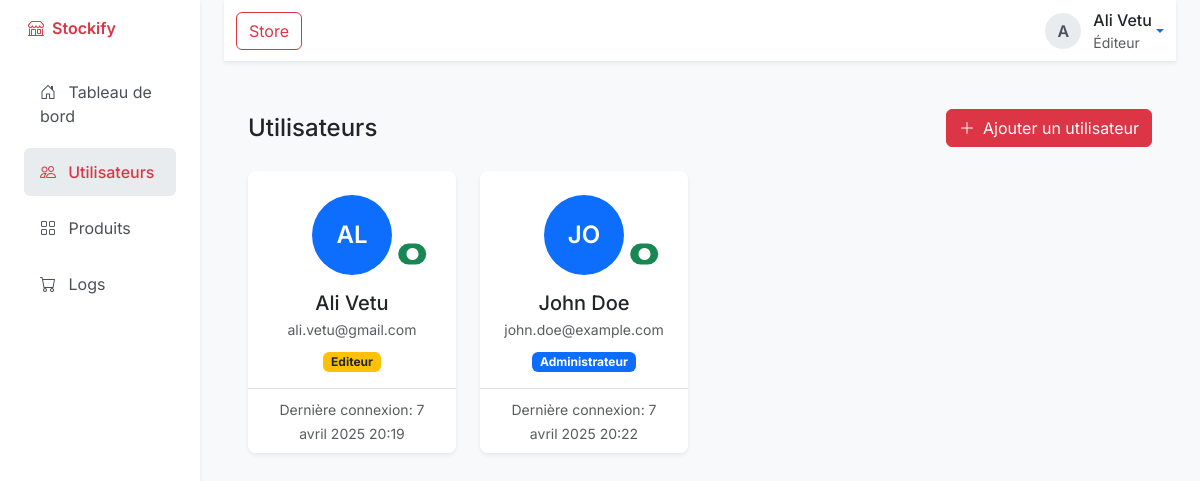
Screenshot of /accounts/ (signed in) with the database file from the repository.
### accounts/models.py (models this page shows, shortened)
class User(AbstractBaseUser, PermissionsMixin):
    ROLE_CHOICES = (
        ('admin', 'Administrateur'),
        ('editor', 'Éditeur'),
        ('viewer', 'Lecteur'),
    )
    email = models.EmailField(unique=True)
    fullname = models.CharField(max_length=30, blank=True)
    role = models.CharField(max_length=20, choices=ROLE_CHOICES, default='viewer')
    is_active = models.BooleanField(default=True)
    is_staff = models.BooleanField(default=False)
    objects = CustomUserManager()
    USERNAME_FIELD = "email"
    REQUIRED_FIELDS = ["fullname"]

### accounts/views.py (the view)
# urls.py: path('', AccountListView.as_view(), name='accounts'),
class AccountListView(ListView):
    model = User
    template_name = 'accounts/user_content.html'

### accounts/templates/accounts/user_content.html (shortened to what this page needs)
{% extends "layout.html" %}
{% block content %}
<div class="d-flex justify-content-between align-items-center mb-4">
    <h2 class="h4 mb-0">Utilisateurs</h2>
    <button type="button" class="btn btn-danger d-flex align-items-center" data-bs-toggle="modal" data-bs-target="#addUserModal">
        <i class="bi bi-plus-lg me-2"></i> Ajouter un utilisateur
    </button>
</div>
<div class="row g-4">
    {% for user in user_list %}
    <div class="col-12 col-md-6 col-lg-4 col-xl-3">
        <div class="card user-card h-100 position-relative">
            <div class="card-body text-center pt-4 pb-3">
                <div class="position-relative mb-3 mx-auto">
                    <div class="avatar-lg mx-auto bg-primary text-white">
                        {{ user.fullname|slice:":2"|upper }}
                    </div>
                    <span class="position-absolute bottom-0 end-0 translate-middle badge rounded-pill bg-success">
                        <i class="bi bi-circle-fill"></i>
                    </span>
                </div>
                <h5 class="card-title mb-1">{{ user.fullname }}</h5>
                <p class="text-muted small mb-2">{{ user.email }}</p>
                <span class="badge {% if user.role == 'admin' %}bg-primary{% elif user.role == 'editor'%}text-dark bg-warning{% else %}bg-success{% endif %}">
                     {% if user.role == 'admin' %}
                            Administrateur
                        {% elif user.role == 'editor' %}
                            Editeur
                        {% else %}
                            Lecteur
                        {% endif %}
                </span>
            </div>
            <div class="card-footer bg-white text-center">
                <small class="text-muted">Dernière connexion: {{ user.last_login }}</small>
            </div>
        </div>
    </div>
    {% endfor %}
</div>
{% endblock %}

### templates/layout.html (shortened to what this page needs)
<!DOCTYPE html>
<html lang="fr">
<head>
    <link href="https://cdn.jsdelivr.net/npm/bootstrap@5.3.2/dist/css/bootstrap.min.css" rel="stylesheet">
    <link rel="stylesheet" href="https://cdn.jsdelivr.net/npm/bootstrap-icons@1.11.1/font/bootstrap-icons.css">
</head>
<body>
    <div class="container-fluid">
        <div class="row">
           {% load static %}
<div class="col-md-3 col-lg-2 d-md-block sidebar collapse">
    <div class="position-sticky pt-3">
        <div class="d-flex text-danger mb-4 px-3">
            <a class="navbar-brand" href="{% url 'index' %}">
                <i class="bi bi-shop me-2"></i>Stockify
            </a>
            <button class="navbar-toggler" type="button" data-bs-toggle="collapse" data-bs-target="#navbarSupportedContent" aria-controls="navbarSupportedContent" aria-expanded="false" aria-label="Toggle navigation">
                <span class="navbar-toggler-icon"></span>
            </button>
        </div>
        <ul class="nav flex-column">
            <li class="nav-item">
                <a class="nav-link {% if request.resolver_match.url_name == '/' %}active{% endif %}" href="{% url 'index' %}">
                    <i class="bi bi-house-door"></i>
                    Tableau de bord
                </a>
            </li>
            <li class="nav-item">
                <a class="nav-link {% if request.resolver_match.url_name == 'accounts' %}active{% endif %}" href="{% url 'accounts' %}">
                    <i class="bi bi-people"></i>
                    Utilisateurs
                </a>
            </li>
            <li class="nav-item">
                <a class="nav-link {% if request.resolver_match.url_name == 'products' %}active{% endif %}" href="{% url 'products' %}">
                    <i class="bi bi-grid"></i>
                    Produits
                </a>
            </li>
            <li class="nav-item">
                <a class="nav-link {% if request.resolver_match.url_name == 'logs' %}active{% endif %}" href="{% url 'logs' %}">
                    <i class="bi bi-cart"></i>
                    Logs
                </a>
            </li>
        </ul>
    </div>
</div>
            <div class="col-md-9 ms-sm-auto col-lg-10 px-md-4">
                <nav class="navbar navbar-expand-lg navbar-light sticky-top mb-4">
    <div class="container-fluid d-flex justify-content-between align-items-center">
        <a href="{% url 'store:index' %}" class="btn btn-outline-danger me-2">Store</a>
        <div class="d-flex align-items-center ms-auto">
            {% if user.is_authenticated %}
            <div class="dropdown">
                <a class="user-info dropdown-toggle text-decoration-none" href="#" role="button" id="userDropdown" data-bs-toggle="dropdown" aria-expanded="false">
                    <div class="avatar">
                        {{ user.fullname|slice:":1" }}
                    </div>
                    <div class="d-none d-sm-block">
                        <div class="fw-medium text-dark">{{ user.fullname }}</div>
                        <div class="small text-muted">
                            {% if user.role == 'admin' %}
                                Administrateur
                            {% elif user.role == 'editor' %}
                                Éditeur
                            {% else %}
                                Lecteur
                            {% endif %}
                        </div>
                    </div>
                </a>
            </div>
            {% else %}
            <a href="{% url 'signin' %}" class="btn btn-outline-danger me-2">Connexion</a>
            <a href="{% url 'signup' %}" class="btn btn-danger">Inscription</a>
            {% endif %}
        </div>
    </div>
</nav>
                <main class="main-content">
                    {% block content %}{% endblock %}
                </main>
            </div>
        </div>
    </div>
</body>
</html>

### templates/layout.html (style rules this page uses)
body { font-family: 'Inter', sans-serif; background-color: #f8f9fa; }
.sidebar { min-height: 100vh; box-shadow: 0 0.125rem 0.25rem rgba(0, 0, 0, 0.075); background-color: #fff; }
.sidebar .nav-link { color: #495057; border-radius: 0.375rem; margin: 0.25rem 0.75rem; padding: 0.75rem 1rem; }
.sidebar .nav-link.active { background-color: #e9ecef; color: #dc3545;; font-weight: 500; }
.sidebar .nav-link i { margin-right: 0.5rem; }
.main-content { padding: 1.5rem; }
.navbar { box-shadow: 0 0.125rem 0.25rem rgba(0, 0, 0, 0.075); background-color: #fff; }
.navbar-brand { font-weight: 600; }
.user-info { display: flex; align-items: center; }
.avatar { width: 36px; height: 36px; border-radius: 50%; background-color: #e9ecef; display: flex; align-items: center; justify-content: center; margin-right: 0.75rem; color: #495057; font-weight: 600; }
.card { border-radius: 0.5rem; border: none; box-shadow: 0 0.125rem 0.25rem rgba(0, 0, 0, 0.075); }
.user-card { transition: all 0.3s ease; overflow: hidden; }
.avatar-lg { width: 80px; height: 80px; border-radius: 50%; display: flex; align-items: center; justify-content: center; font-size: 1.5rem; font-weight: 600; }
.card-footer { border-top: 1px solid rgba(0, 0, 0, 0.125); }

### accounts/templates/accounts/user_content.html (style rules this page uses)
.user-card { transition: all 0.3s ease; overflow: hidden; }
.avatar-lg { width: 80px; height: 80px; border-radius: 50%; display: flex; align-items: center; justify-content: center; font-size: 1.5rem; font-weight: 600; }
.card-footer { border-top: 1px solid rgba(0, 0, 0, 0.125); }

### rows the page displays
User: fullname "A", fullname "Ali Vetu", fullname "AL", email "ali.vetu@gmail.com", role "Editeur", last_login "7 avril 2025 20:19"
User: fullname "JO", fullname "John Doe", email "john.doe@example.com", role "Administrateur", last_login "7 avril 2025 20:22"
